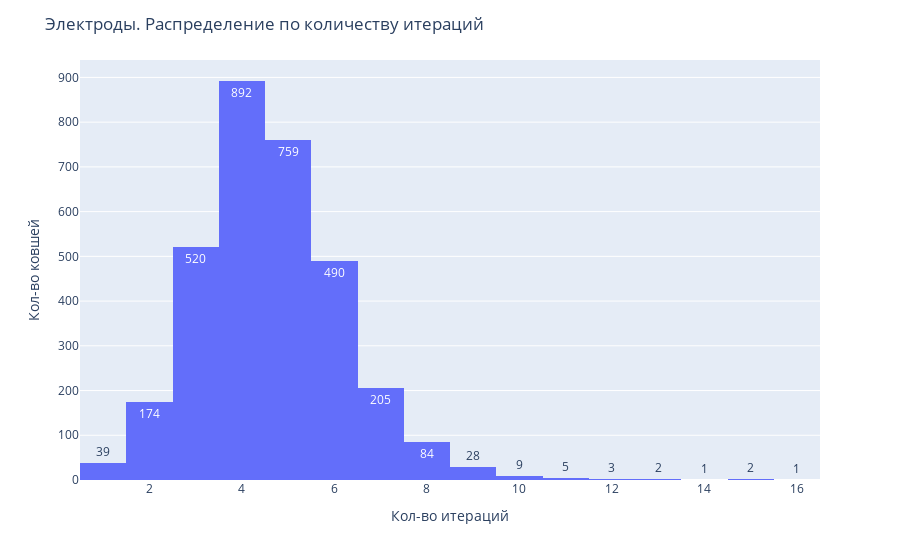

Notebook source saved alongside this figure:
### Markdown cell above
<div class="alert alert-success" style="border-color: green; border-radius: 5px">
    <p><u><b>✅ КОММЕНТАРИЙ ТИМЛИДА</b></u></p>
согласен

### Code cell
fig = px.histogram(data_arc.key.value_counts(), text_auto=True)
fig.update_layout(
    title="Электроды. Распределение по количеству итераций",
    xaxis_title="Кол-во итераций",
    yaxis_title="Кол-во ковшей",
    showlegend=False
)
fig.show()

### Figure 1 — Plotly figure (JSON) as saved in the notebook; plotly's stock layout.template omitted (floating-point values rounded to 4 significant figures; data arrays with more than 128 entries replaced by an {"elided": "..."} marker saying what was removed)
{"data": [{"alignmentgroup": "True", "bingroup": "x", "hovertemplate": "variable=key<br>value=%{x}<br>count=%{y}<extra></extra>", "legendgroup": "key", "marker": {"color": "#636efa", "pattern": {"shape": ""}}, "name": "key", "offsetgroup": "key", "orientation": "v", "showlegend": true, "texttemplate": "%{value}", "type": "histogram", "x": {"elided": "3214 int values"}, "xaxis": "x", "yaxis": "y"}], "layout": {"barmode": "relative", "legend": {"title": {"text": "variable"}, "tracegroupgap": 0}, "margin": {"t": 60}, "showlegend": false, "title": {"text": "Электроды. Распределение по количеству итераций"}, "xaxis": {"anchor": "y", "domain": [0, 1], "title": {"text": "Кол-во итераций"}}, "yaxis": {"anchor": "x", "domain": [0, 1], "title": {"text": "Кол-во ковшей"}}}}
